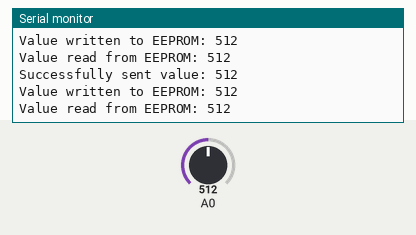
Recording of a sketch running on a simulated Arduino Uno, built with avr-gcc and run on an emulated ATmega328P. Parts: the last lines printed to the serial monitor. The test bench sets the inputs (shaded band); at power-on: A0 = 512. Random numbers use the default seed unless the sketch sets one; EEPROM starts erased; the modem accepts every AT command (registered, SIM ready, sends succeed) and sends nothing else.

Above: at 4.7 s.
4.8 s: A0 set to 0
At 5.8 s:
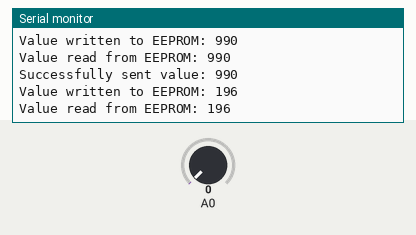
7.8 s: A0 set to 122
At 8.7 s:
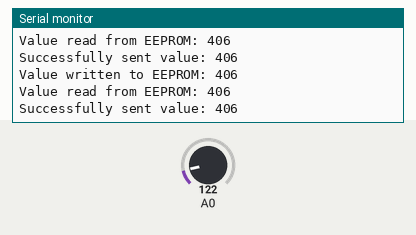
10.8 s: A0 set to 511
At 11.6 s:
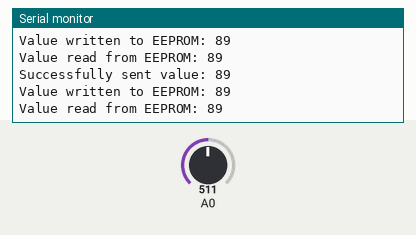
13.8 s: A0 set to 306
At 14.5 s:
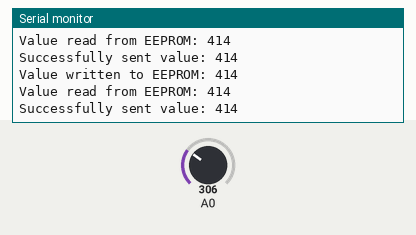
Timing chart, 0 to 16.8 s (numbered marks = the images above; inputs shaded):
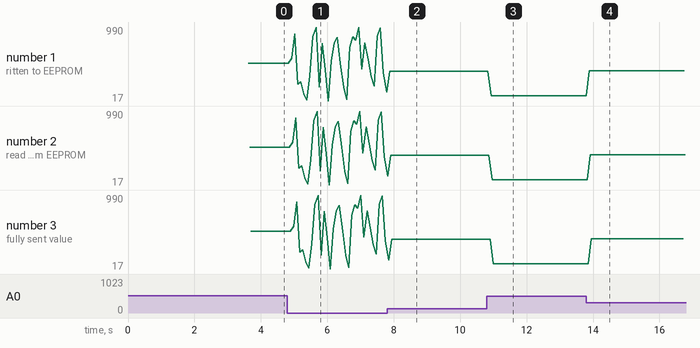

The sketch:

eeprom_2.ino
```cpp
#include <SoftwareSerial.h>
#include <EEPROM.h>

// Cấu hình ESP8266
#define RX 8
#define TX 10
String AP = "LAU_3";               // Tên Wi-Fi
String PASS = "nhatro29almn#L3";   // Mật khẩu Wi-Fi
String API = "ZY4AS3D7QC7IMFEC";   // API Key của ThingSpeak
String HOST = "api.thingspeak.com";
String PORT = "80";
String field = "field1";
boolean commandSent = false;

SoftwareSerial esp8266(RX, TX); // Kết nối với ESP8266 qua RX và TX

// Biến EEPROM
int eepromAddress = 0;             // Địa chỉ hiện tại trong EEPROM
const int EEPROM_SIZE = EEPROM.length();

void setup() {
  Serial.begin(9600);
  esp8266.begin(115200);

  // Xóa toàn bộ EEPROM
  clearEEPROM();
  Serial.println("EEPROM cleared!");

  // Kết nối ESP8266 với Wi-Fi
  sendCommand("AT", 5, "OK");
  sendCommand("AT+CWMODE=1", 5, "OK");
  sendCommand("AT+CWJAP=\"" + AP + "\",\"" + PASS + "\"", 20, "OK");

  Serial.println("Setup completed!");
}

void loop() {
  // 1. Sinh giá trị ngẫu nhiên và lưu vào EEPROM
  randomSeed(analogRead(A0)); // Seed ngẫu nhiên từ tín hiệu analog
  int randomValue = random(0, 1024); // Sinh giá trị ngẫu nhiên từ 0-1023
  EEPROM.put(eepromAddress, randomValue);
  Serial.print("Value written to EEPROM: ");
  Serial.println(randomValue);

  // 2. Đọc giá trị từ EEPROM
  int sensorValue;
  EEPROM.get(eepromAddress, sensorValue);
  Serial.print("Value read from EEPROM: ");
  Serial.println(sensorValue);

  // 3. Gửi dữ liệu lên ThingSpeak
  if (commandSent) {
    Serial.print("Successfully sent value: ");
    Serial.println(sensorValue);

    // Chuyển đến địa chỉ EEPROM tiếp theo
    eepromAddress += sizeof(int);
    if (eepromAddress >= EEPROM_SIZE) {
      eepromAddress = 0; // Quay lại đầu EEPROM nếu hết dung lượng
    }
  } else {
    Serial.println("Failed to send data, retrying...");
  }
}

// Hàm xóa toàn bộ dữ liệu trong EEPROM
void clearEEPROM() {
  for (int i = 0; i < EEPROM_SIZE; i++) {
    EEPROM.write(i, 0xFF); // Ghi giá trị mặc định (0xFF) vào tất cả các byte
  }
}

// Hàm gửi dữ liệu lên ThingSpeak
bool sendToThingSpeak(int value) {
  String getData = "GET /update?api_key=" + API + "&" + field + "=" + String(value);
  sendCommand("AT+CIPMUX=1", 5, "OK");
  sendCommand("AT+CIPSTART=0,\"TCP\",\"" + HOST + "\"," + PORT, 15, "OK");
  sendCommand("AT+CIPSEND=0," + String(getData.length() + 4), 4, ">");

  esp8266.println(getData);  // Gửi dữ liệu lên ThingSpeak

  // Kiểm tra phản hồi xem dữ liệu đã được gửi hay chưa
  if (checkResponse()) {
    sendCommand("AT+CIPCLOSE=0", 5, "OK");
    return true;  // Gửi thành công
  } else {
    return false; // Gửi thất bại
  }
}

// Hàm kiểm tra phản hồi từ ESP8266 để xác nhận dữ liệu đã được gửi
bool checkResponse() {
  if (esp8266.find("OK")) {  // Kiểm tra nếu phản hồi chứa "+OK"
    return true;
  } else {
    return false;
  }
}

// Hàm gửi lệnh AT đến ESP8266
void sendCommand(String command, int maxTime, char readReplay[]) {
  Serial.print("AT command => ");
  Serial.println(command);


  while (maxTime > 0 && !commandSent) {
    esp8266.println(command);
    if (esp8266.find(readReplay)) {
      commandSent = true;
    }
    maxTime--;
  }

  if (commandSent) {
    Serial.println("OK");
  } else {
    Serial.println("Fail");
  }
}
```

Measured:
- after the input at 4.8 s, the serial monitor: prints a new line after 0.12 s (image 1)
- after the input at 10.8 s, the serial monitor: prints a new line after 0.13 s (image 3)
- after the input at 13.8 s, the serial monitor: prints a new line after 0.08 s (image 4)
- plotted number 1: 512 → 134 after the input at 4.8 s, 406 → 89 after the input at 10.8 s, 89 → 414 after the input at 13.8 s
- plotted number 2: 512 → 390 after the input at 4.8 s, 406 → 89 after the input at 10.8 s, 89 → 414 after the input at 13.8 s
- plotted number 3: 512 → 390 after the input at 4.8 s, 406 → 89 after the input at 10.8 s, 89 → 414 after the input at 13.8 s
